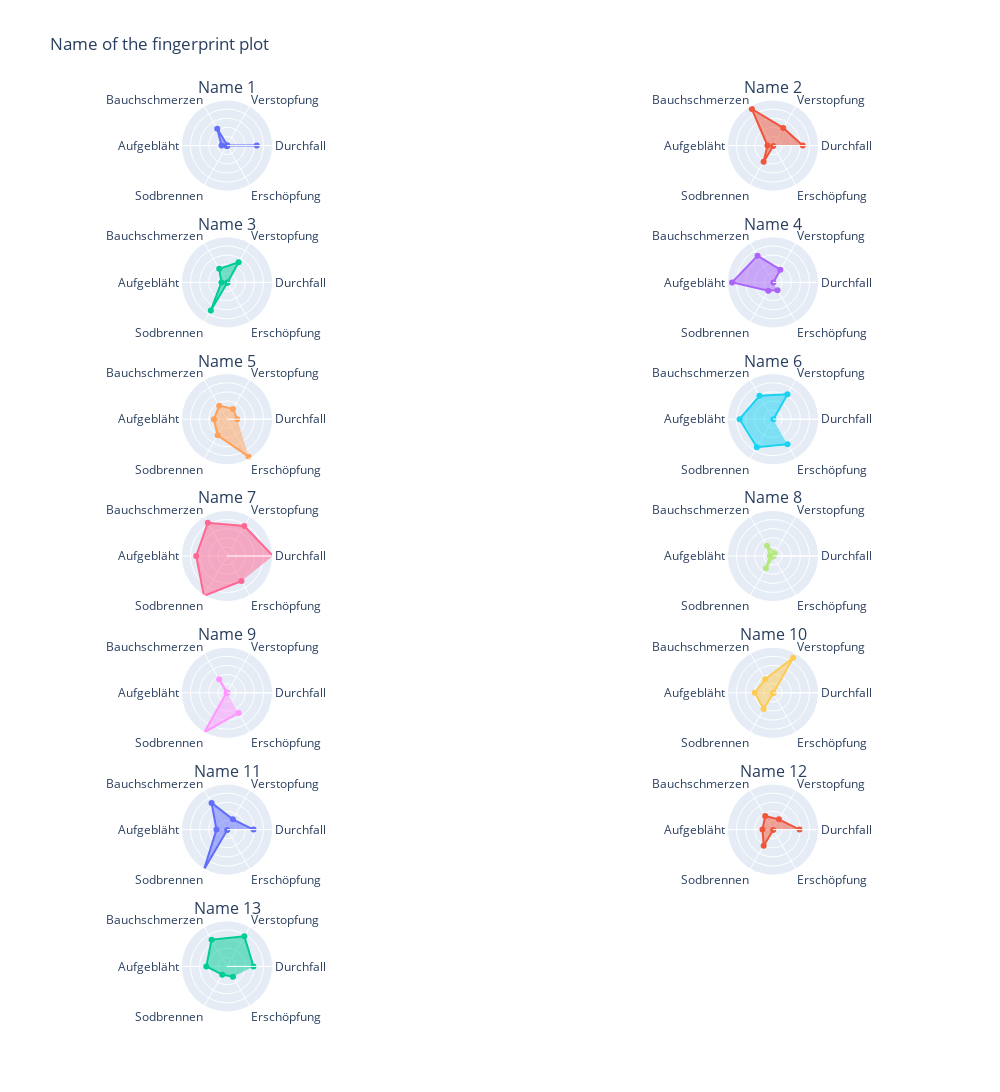

This figure's notebook cell:
### Code cell
observable_patterns_result['spider_plots']

### Figure 1 — Plotly figure (JSON) as saved in the notebook; plotly's stock layout.template omitted (floating-point values rounded to 4 significant figures)
{"data": [{"fill": "toself", "r": [0.653, 0.01077, 0.4268, 0.1204, 0.01022, 0.009816], "subplot": "polar", "theta": ["Durchfall", "Verstopfung", "Bauchschmerzen", "Aufgebläht", "Sodbrennen", "Erschöpfung"], "type": "scatterpolar"}, {"fill": "toself", "r": [0.6528, 0.4478, 0.9264, 0.1218, 0.4099, 0.009803], "subplot": "polar2", "theta": ["Durchfall", "Verstopfung", "Bauchschmerzen", "Aufgebläht", "Sodbrennen", "Erschöpfung"], "type": "scatterpolar"}, {"fill": "toself", "r": [0.009969, 0.5104, 0.3427, 0.1226, 0.7088, 0.0103], "subplot": "polar3", "theta": ["Durchfall", "Verstopfung", "Bauchschmerzen", "Aufgebläht", "Sodbrennen", "Erschöpfung"], "type": "scatterpolar"}, {"fill": "toself", "r": [0.008927, 0.3217, 0.6768, 0.8983, 0.2097, 0.1975], "subplot": "polar4", "theta": ["Durchfall", "Verstopfung", "Bauchschmerzen", "Aufgebläht", "Sodbrennen", "Erschöpfung"], "type": "scatterpolar"}, {"fill": "toself", "r": [0.224, 0.2607, 0.3436, 0.2871, 0.4093, 0.9477], "subplot": "polar5", "theta": ["Durchfall", "Verstopfung", "Bauchschmerzen", "Aufgebläht", "Sodbrennen", "Erschöpfung"], "type": "scatterpolar"}, {"fill": "toself", "r": [0.01, 0.6336, 0.5932, 0.733, 0.7089, 0.635], "subplot": "polar6", "theta": ["Durchfall", "Verstopfung", "Bauchschmerzen", "Aufgebläht", "Sodbrennen", "Erschöpfung"], "type": "scatterpolar"}, {"fill": "toself", "r": [1.011, 0.7584, 0.8431, 0.6755, 1.012, 0.6332], "subplot": "polar7", "theta": ["Durchfall", "Verstopfung", "Bauchschmerzen", "Aufgebläht", "Sodbrennen", "Erschöpfung"], "type": "scatterpolar"}, {"fill": "toself", "r": [0.009258, 0.07144, 0.2608, 0.06599, 0.3107, 0.009862], "subplot": "polar8", "theta": ["Durchfall", "Verstopfung", "Bauchschmerzen", "Aufgebläht", "Sodbrennen", "Erschöpfung"], "type": "scatterpolar"}, {"fill": "toself", "r": [0.009588, 0.01009, 0.3437, 0.009405, 1.011, 0.51], "subplot": "polar9", "theta": ["Durchfall", "Verstopfung", "Bauchschmerzen", "Aufgebläht", "Sodbrennen", "Erschöpfung"], "type": "scatterpolar"}, {"fill": "toself", "r": [0.00949, 0.8858, 0.3434, 0.3998, 0.4103, 0.009444], "subplot": "polar10", "theta": ["Durchfall", "Verstopfung", "Bauchschmerzen", "Aufgebläht", "Sodbrennen", "Erschöpfung"], "type": "scatterpolar"}, {"fill": "toself", "r": [0.582, 0.2589, 0.6767, 0.2312, 1.009, 0.01002], "subplot": "polar11", "theta": ["Durchfall", "Verstopfung", "Bauchschmerzen", "Aufgebläht", "Sodbrennen", "Erschöpfung"], "type": "scatterpolar"}, {"fill": "toself", "r": [0.5825, 0.2599, 0.3427, 0.231, 0.4085, 0.008581], "subplot": "polar12", "theta": ["Durchfall", "Verstopfung", "Bauchschmerzen", "Aufgebläht", "Sodbrennen", "Erschöpfung"], "type": "scatterpolar"}, {"fill": "toself", "r": [0.5818, 0.7605, 0.6775, 0.453, 0.2085, 0.2615], "subplot": "polar13", "theta": ["Durchfall", "Verstopfung", "Bauchschmerzen", "Aufgebläht", "Sodbrennen", "Erschöpfung"], "type": "scatterpolar"}], "layout": {"annotations": [{"font": {"size": 16}, "showarrow": false, "text": "Name 1", "x": 0.175, "xanchor": "center", "xref": "paper", "y": 1, "yanchor": "bottom", "yref": "paper"}, {"font": {"size": 16}, "showarrow": false, "text": "Name 2", "x": 0.825, "xanchor": "center", "xref": "paper", "y": 1, "yanchor": "bottom", "yref": "paper"}, {"font": {"size": 16}, "showarrow": false, "text": "Name 3", "x": 0.175, "xanchor": "center", "xref": "paper", "y": 0.85, "yanchor": "bottom", "yref": "paper"}, {"font": {"size": 16}, "showarrow": false, "text": "Name 4", "x": 0.825, "xanchor": "center", "xref": "paper", "y": 0.85, "yanchor": "bottom", "yref": "paper"}, {"font": {"size": 16}, "showarrow": false, "text": "Name 5", "x": 0.175, "xanchor": "center", "xref": "paper", "y": 0.7, "yanchor": "bottom", "yref": "paper"}, {"font": {"size": 16}, "showarrow": false, "text": "Name 6", "x": 0.825, "xanchor": "center", "xref": "paper", "y": 0.7, "yanchor": "bottom", "yref": "paper"}, {"font": {"size": 16}, "showarrow": false, "text": "Name 7", "x": 0.175, "xanchor": "center", "xref": "paper", "y": 0.55, "yanchor": "bottom", "yref": "paper"}, {"font": {"size": 16}, "showarrow": false, "text": "Name 8", "x": 0.825, "xanchor": "center", "xref": "paper", "y": 0.55, "yanchor": "bottom", "yref": "paper"}, {"font": {"size": 16}, "showarrow": false, "text": "Name 9", "x": 0.175, "xanchor": "center", "xref": "paper", "y": 0.4, "yanchor": "bottom", "yref": "paper"}, {"font": {"size": 16}, "showarrow": false, "text": "Name 10", "x": 0.825, "xanchor": "center", "xref": "paper", "y": 0.4, "yanchor": "bottom", "yref": "paper"}, {"font": {"size": 16}, "showarrow": false, "text": "Name 11", "x": 0.175, "xanchor": "center", "xref": "paper", "y": 0.25, "yanchor": "bottom", "yref": "paper"}, {"font": {"size": 16}, "showarrow": false, "text": "Name 12", "x": 0.825, "xanchor": "center", "xref": "paper", "y": 0.25, "yanchor": "bottom", "yref": "paper"}, {"font": {"size": 16}, "showarrow": false, "text": "Name 13", "x": 0.175, "xanchor": "center", "xref": "paper", "y": 0.1, "yanchor": "bottom", "yref": "paper"}], "height": 3500, "paper_bgcolor": "rgba(0, 0, 0, 0)", "plot_bgcolor": "rgba(0, 0, 0, 0)", "polar": {"domain": {"x": [0, 0.35], "y": [0.9, 1]}, "radialaxis": {"range": [0, 1], "showticklabels": false, "visible": true}}, "polar10": {"domain": {"x": [0.65, 1.0], "y": [0.3, 0.4]}, "radialaxis": {"range": [0, 1], "showticklabels": false, "visible": true}}, "polar11": {"domain": {"x": [0, 0.35], "y": [0.15, 0.25]}, "radialaxis": {"range": [0, 1], "showticklabels": false, "visible": true}}, "polar12": {"domain": {"x": [0.65, 1.0], "y": [0.15, 0.25]}, "radialaxis": {"range": [0, 1], "showticklabels": false, "visible": true}}, "polar13": {"domain": {"x": [0, 0.35], "y": [0, 0.1]}, "radialaxis": {"range": [0, 1], "showticklabels": false, "visible": true}}, "polar14": {"domain": {"x": [0.65, 1.0], "y": [0, 0.1]}, "radialaxis": {"range": [0, 1], "showticklabels": false, "visible": true}}, "polar2": {"domain": {"x": [0.65, 1.0], "y": [0.9, 1]}, "radialaxis": {"range": [0, 1], "showticklabels": false, "visible": true}}, "polar3": {"domain": {"x": [0, 0.35], "y": [0.75, 0.85]}, "radialaxis": {"range": [0, 1], "showticklabels": false, "visible": true}}, "polar4": {"domain": {"x": [0.65, 1.0], "y": [0.75, 0.85]}, "radialaxis": {"range": [0, 1], "showticklabels": false, "visible": true}}, "polar5": {"domain": {"x": [0, 0.35], "y": [0.6, 0.7]}, "radialaxis": {"range": [0, 1], "showticklabels": false, "visible": true}}, "polar6": {"domain": {"x": [0.65, 1.0], "y": [0.6, 0.7]}, "radialaxis": {"range": [0, 1], "showticklabels": false, "visible": true}}, "polar7": {"domain": {"x": [0, 0.35], "y": [0.45, 0.55]}, "radialaxis": {"range": [0, 1], "showticklabels": false, "visible": true}}, "polar8": {"domain": {"x": [0.65, 1.0], "y": [0.45, 0.55]}, "radialaxis": {"range": [0, 1], "showticklabels": false, "visible": true}}, "polar9": {"domain": {"x": [0, 0.35], "y": [0.3, 0.4]}, "radialaxis": {"range": [0, 1], "showticklabels": false, "visible": true}}, "showlegend": false, "title": {"text": "Name of the fingerprint plot"}, "width": 1000}}
